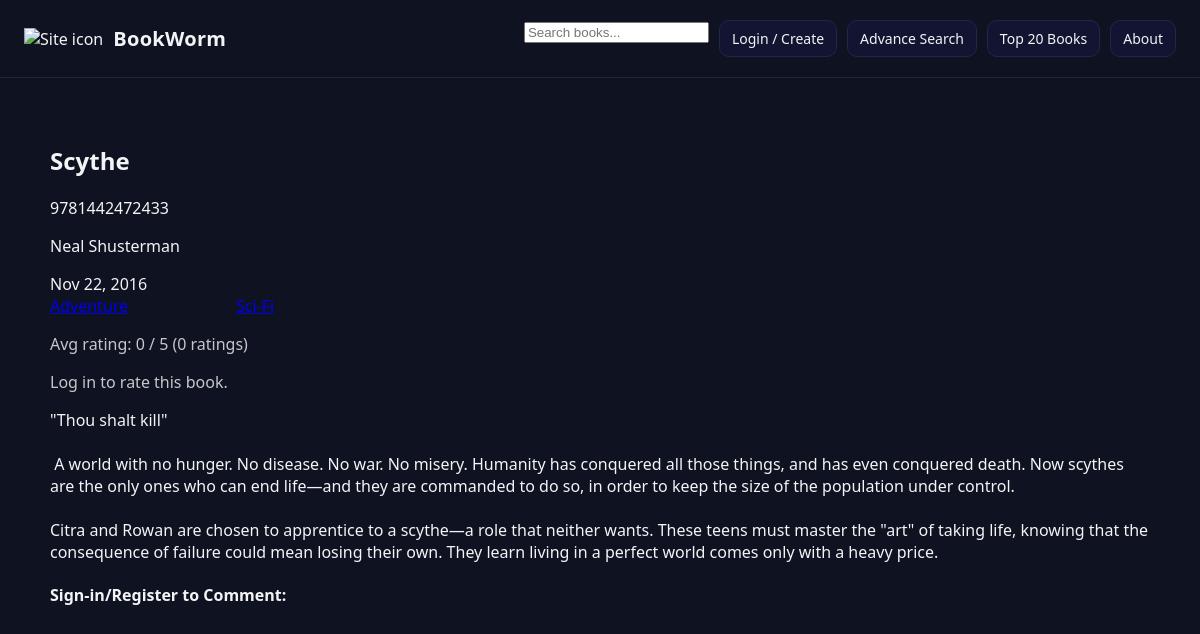
The page /public_html/bookworm/dynBook.php?bid=1 on the database its author committed.
### tables this page shows
CREATE TABLE IF NOT EXISTS books (
    book_id INT PRIMARY KEY NOT NULL AUTO_INCREMENT,
    isbn VARCHAR(13) NOT NULL UNIQUE,
    title VARCHAR(255) NOT NULL,
    added TIMESTAMP NULL DEFAULT CURRENT_TIMESTAMP,
    published DATE NULL DEFAULT NULL,
    summary TEXT NOT NULL,
    image_path VARCHAR(512) DEFAULT NULL,
    added_by INT NULL DEFAULT NULL,
    author VARCHAR(255) NOT NULL,
    CONSTRAINT constrain_book_isbn CHECK (isbn REGEXP '^[0-9]{13}$'),
    FOREIGN KEY (added_by) REFERENCES forms(form_id) ON DELETE SET NULL
);

### public_html/bookworm/dynBook.php (the view, shortened to what this page needs)
<?php
    $db = get_db();
    $user_id = $_SESSION['user_id'] ?? '';
    $book_id = htmlspecialchars($_GET['bid']);
    $stmt = $db->prepare('SELECT * FROM books WHERE book_id = ?');
    $stmt->bindParam(1,$book_id,PDO::PARAM_INT);
    $stmt->execute();
    $book = $stmt->fetch(PDO::FETCH_ASSOC);
    $stmt = $db->prepare(
        'SELECT genre FROM bookgenres WHERE book_id = ?'
    );
    $stmt->bindParam(1, $book_id, PDO::PARAM_INT);
    $stmt->execute();
    $genres = $stmt->fetchAll(PDO::FETCH_ASSOC);
    $avgStmt = $db->prepare("
        SELECT AVG(rating) AS avg_rating, COUNT(*) AS total_ratings
        FROM ratings
        WHERE book_id = ?
    ");
    $avgStmt->bindParam(1, $book_id, PDO::PARAM_INT);
    $avgStmt->execute();
    $ratingStats = $avgStmt->fetch(PDO::FETCH_ASSOC);
    $userRating = null;
?>
<!doctype html>
<html lang="en">
<head>
    <link rel="stylesheet" href="/~bdb/bookworm/app.css">
</head>
<body>
    <header>
        <div class="brand">
            <img class="brand-icon" src="/~bdb/bookworm/images/site-icon.png" alt="Site icon">
            <h1>BookWorm</h1>
        </div>
        <nav aria-label="Primary">
            <form class="nav-search" action="/~bdb/bookworm/advSearch.php" method="GET">
                <input
                    type="text"
                    name="q"
                    placeholder="Search books..."
                    aria-label="Search books">
            </form>
            <?php if (isset($_SESSION['user_id'])): ?>
                <?php if (isset($_SESSION['role']) && $_SESSION['role'] === 'admin'): ?>
                    <a class="tab" href="/~bdb/bookworm/adminTool.php">Admin Tool</a>
                <?php endif; ?>
                <a class="tab" href="/~bdb/bookworm/form.php">Book Requests</a>
                <a class="tab" href="/~bdb/bookworm/logout.php">Logout</a>
                <span class="nav-welcome">
                    Welcome, <?= htmlspecialchars($_SESSION['username']) ?>
                </span>
            <?php else: ?>
                <a class="tab" href="/~bdb/bookworm/signin.php">Login / Create</a>
            <?php endif; ?>
            <a class="tab" href="#">Advance Search</a>
            <a class="tab" href="/~bdb/bookworm/top20.php">Top 20 Books</a>
            <a class="tab" href="/~bdb/bookworm/about.php">About</a>
        </nav>
    </header>
    <main>
        <section>
            <div class="bookContainer">
                <h1><?=$book['title']?></h1>
                <div class="bookInfo">
                    <p class="bookISBN"><?=$book['isbn']?></p>
                    <p class="bookAuthor"><?=$book['author']?></p>
                    <span
                        class="bookPublish"
                        data-date="<?=htmlspecialchars($book['published'])?>"
                    >
                    </span>
                    <div class="grid">
                        <?php foreach ($genres as $g):?>
                            <a href="<?="/~bdb/bookworm/advSearch.php?genres[]=" . urlencode($g['genre'])?>">
                            </a>
                        <?php endforeach;?>
                    </div>
                    <div class="ratingBlock">
                        <?php
                        $avgRating = $ratingStats['avg_rating'] ? round((float)$ratingStats['avg_rating'], 1) : 0;
                        $totalRatings = (int)$ratingStats['total_ratings'];
                        ?>
                        <p class="muted">
                            Avg rating: <?= $avgRating ?> / 5 (<?= $totalRatings ?> ratings)
                        </p>
                        <?php if (isset($_SESSION['user_id'])): ?>
                            <form method="POST" class="starRatingForm">
                                <input type="hidden" name="bid" value="<?= (int)$book_id ?>">
                                <div class="starRating">
                                    <?php for ($i = 5; $i >= 1; $i--): ?>
                                        <input
                                            type="radio"
                                            class="starRadio"
                                            id="star<?= $i ?>"
                                            name="rating"
                                            value="<?= $i ?>"
                                            <?= ($userRating === $i) ? 'checked' : '' ?>
                                            required>
                                        <label for="star<?= $i ?>">★</label>
                                    <?php endfor; ?>
                                </div>
                                <button type="submit">
                                    <?= ($userRating !== null) ? "Update Rating" : "Submit Rating" ?>
                                </button>
                            </form>
                        <?php else: ?>
                            <p class="muted">Log in to rate this book.</p>
                        <?php endif; ?>
                    </div>
                    <p class="bookSummary" style='white-space: pre-wrap'><?=$book['summary']?></p>
                </div>
            </div>
        </section>
        <section>
            <div class="commentContainer">
                <?php if (!empty($user_id)): ?>
                    <form class="commentForm" method="POST">
                        <label for="commentText"><h4>Enter Comment Here:</h4></label><br>
                        <textarea rows="5" cols="50" name="commentText" placeholder="Comment Here..."></textarea>
                        <input type="hidden" name="bid" value="<?= $book_id?>">
                        <input type="hidden" name="uid" value="<?= $_SESSION['user_id']?>"><br>
                        <input type="submit">
                    </form>
                <?php else: ?>
                    <h4>Sign-in/Register to Comment:</h4>
                <?php endif;?>
                <br>
            </div>
        </section>
    </main>
</body>
</html>

### public_html/bookworm/app.css (style rules this page uses)
body { font-family: system-ui, -apple-system, Segoe UI, Roboto, Ubuntu, Helvetica, Arial, sans-serif; margin: 0; background: #0f1221; color: #f3f4f6; }
header { padding: 20px 24px; border-bottom: 1px solid #23263a; display: flex; align-items: center; justify-content: space-between; }
.brand { display: flex; gap: 10px; align-items: center; }
.brand h1 { margin: 0; font-size: 20px; letter-spacing: .3px; }
nav { display: flex; gap: 10px; }
.tab { display: inline-block; padding: 8px 12px; border: 1px solid #22274a; border-radius: 10px; background: #111532; text-decoration: none; color: #f3f4f6; font-size: 14px; }
main { padding: 24px; max-width: 1100px; margin: 0 auto; }
.grid { display: grid; grid-template-columns: repeat(auto-fill, minmax(160px, 1fr)); gap: 16px; }
.muted { opacity: .8; }

### rows shown on the page
books: title "Scythe", isbn "9781442472433", author "Neal Shusterman", summary "\"Thou shalt kill\" A world with no hunger. No disease. No war. No misery. Humanity has conquered all those things, and has even conquered death. Now scythes are the only ones who can end life—and they are commanded to do so, in order to keep the size of the population under control. Citra and Rowan are chosen to apprentice to a scythe—a role that neither wants. These teens must master the \"art\" of taking life, knowing that the consequence of failure could mean losing their own. They learn living in a perfect world comes only with a heavy price."

### other values the page prints
$avgRating "0"
$totalRatings "0"
